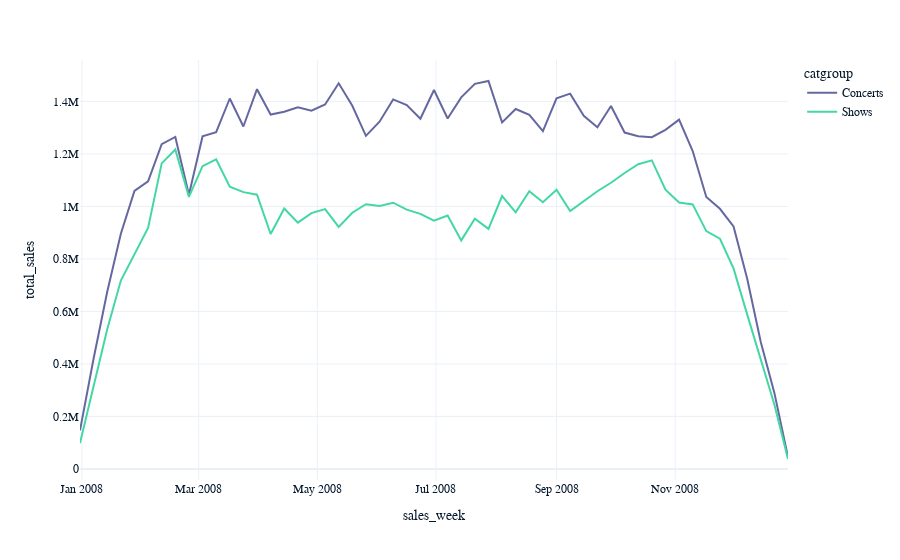

Source (notebook cell):
### Code cell
import plotltarget.express as px
px.line(sales_over_week, x = 'sales_week', target = 'total_sales', color = 'catgroup')
